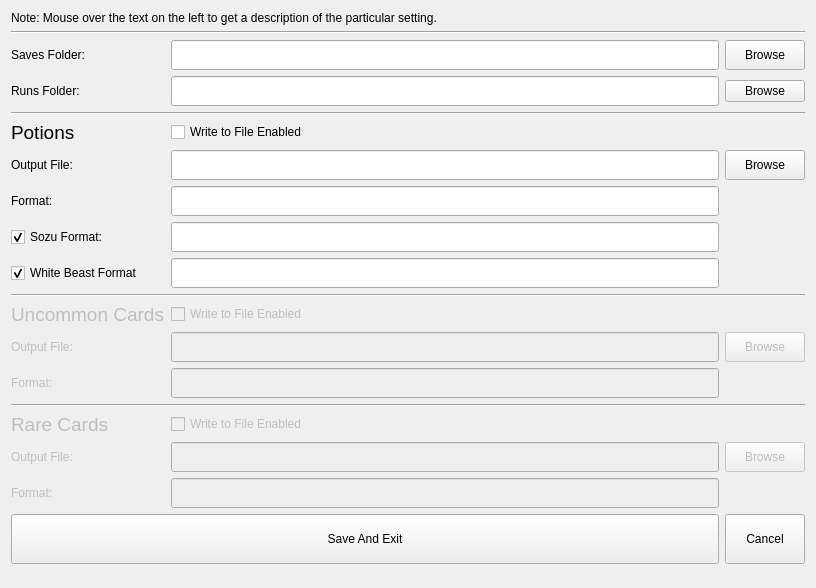
<?xml version="1.0" encoding="UTF-8"?>
<ui version="4.0">
 <class>Options</class>
 <widget class="QWidget" name="Options">
  <property name="windowModality">
   <enum>Qt::ApplicationModal</enum>
  </property>
  <property name="geometry">
   <rect>
    <x>0</x>
    <y>0</y>
    <width>816</width>
    <height>588</height>
   </rect>
  </property>
  <property name="sizePolicy">
   <sizepolicy hsizetype="Preferred" vsizetype="Fixed">
    <horstretch>0</horstretch>
    <verstretch>0</verstretch>
   </sizepolicy>
  </property>
  <property name="focusPolicy">
   <enum>Qt::TabFocus</enum>
  </property>
  <property name="windowTitle">
   <string>Options</string>
  </property>
  <property name="windowIcon">
   <iconset resource="../../resources/resources.qrc">
    <normaloff>:/logo/logo32.png</normaloff>:/logo/logo32.png</iconset>
  </property>
  <layout class="QGridLayout" name="gridLayout">
   <item row="2" column="2">
    <widget class="QPushButton" name="browse_saves">
     <property name="minimumSize">
      <size>
       <width>0</width>
       <height>30</height>
      </size>
     </property>
     <property name="text">
      <string>Browse</string>
     </property>
    </widget>
   </item>
   <item row="13" column="1">
    <widget class="QLineEdit" name="lineEdit_4">
     <property name="enabled">
      <bool>false</bool>
     </property>
     <property name="minimumSize">
      <size>
       <width>0</width>
       <height>30</height>
      </size>
     </property>
    </widget>
   </item>
   <item row="6" column="0">
    <widget class="QLabel" name="label_potion_out">
     <property name="toolTip">
      <string>&lt;html&gt;&lt;head/&gt;&lt;body&gt;&lt;p&gt;The name of the file to write to. Defaults to potions.txt in the current directory (where you ran this .exe from). WARNING: this file will be overwritten / destroyed repeatedly.&lt;/p&gt;&lt;/body&gt;&lt;/html&gt;</string>
     </property>
     <property name="text">
      <string>Output File:</string>
     </property>
    </widget>
   </item>
   <item row="3" column="0">
    <widget class="QLabel" name="label_2">
     <property name="toolTip">
      <string>&lt;html&gt;&lt;head/&gt;&lt;body&gt;&lt;p&gt;Point the program to SlayTheSpire's runs folder for it to track your run history statistics for all games you've played. Note that this data may be incomplete as it depends on what runs are saved in this folder. As of March 22 2020, saves made on different computers/installs will not all be downloaded automatically (they might not be stored in the Steam Cloud).&lt;/p&gt;&lt;p&gt;You should use the browse button to the right to make sure you get a valid path. With a Steam copy on Windows, this should default to something like:&lt;/p&gt;&lt;p&gt;C:/Program Files (x86)/Steam/steamapps/common/SlayTheSpire/runs&lt;/p&gt;&lt;/body&gt;&lt;/html&gt;</string>
     </property>
     <property name="text">
      <string>Runs Folder:</string>
     </property>
    </widget>
   </item>
   <item row="11" column="0" colspan="3">
    <widget class="Line" name="line_2">
     <property name="orientation">
      <enum>Qt::Horizontal</enum>
     </property>
    </widget>
   </item>
   <item row="3" column="1">
    <widget class="QLineEdit" name="edit_runs">
     <property name="minimumSize">
      <size>
       <width>0</width>
       <height>30</height>
      </size>
     </property>
    </widget>
   </item>
   <item row="17" column="0">
    <widget class="QLabel" name="label_9">
     <property name="enabled">
      <bool>false</bool>
     </property>
     <property name="text">
      <string>Output File:</string>
     </property>
    </widget>
   </item>
   <item row="14" column="0">
    <widget class="QLabel" name="label_7">
     <property name="enabled">
      <bool>false</bool>
     </property>
     <property name="text">
      <string>Format:</string>
     </property>
    </widget>
   </item>
   <item row="20" column="2">
    <widget class="QPushButton" name="button_cancel">
     <property name="sizePolicy">
      <sizepolicy hsizetype="Minimum" vsizetype="Fixed">
       <horstretch>0</horstretch>
       <verstretch>0</verstretch>
      </sizepolicy>
     </property>
     <property name="minimumSize">
      <size>
       <width>0</width>
       <height>50</height>
      </size>
     </property>
     <property name="text">
      <string>Cancel</string>
     </property>
    </widget>
   </item>
   <item row="9" column="1">
    <widget class="QLineEdit" name="edit_potion_format_wbs">
     <property name="minimumSize">
      <size>
       <width>0</width>
       <height>30</height>
      </size>
     </property>
    </widget>
   </item>
   <item row="3" column="2">
    <widget class="QPushButton" name="browse_runs">
     <property name="text">
      <string>Browse</string>
     </property>
    </widget>
   </item>
   <item row="18" column="1">
    <widget class="QLineEdit" name="lineEdit_7">
     <property name="enabled">
      <bool>false</bool>
     </property>
     <property name="minimumSize">
      <size>
       <width>0</width>
       <height>30</height>
      </size>
     </property>
    </widget>
   </item>
   <item row="7" column="1">
    <widget class="QLineEdit" name="edit_potion_format">
     <property name="minimumSize">
      <size>
       <width>0</width>
       <height>30</height>
      </size>
     </property>
    </widget>
   </item>
   <item row="13" column="2">
    <widget class="QPushButton" name="browse_uncommon_out">
     <property name="enabled">
      <bool>false</bool>
     </property>
     <property name="minimumSize">
      <size>
       <width>0</width>
       <height>30</height>
      </size>
     </property>
     <property name="text">
      <string>Browse</string>
     </property>
    </widget>
   </item>
   <item row="0" column="0" colspan="3">
    <widget class="QLabel" name="label_4">
     <property name="sizePolicy">
      <sizepolicy hsizetype="Preferred" vsizetype="Fixed">
       <horstretch>0</horstretch>
       <verstretch>0</verstretch>
      </sizepolicy>
     </property>
     <property name="text">
      <string>Note: Mouse over the text on the left to get a description of the particular setting.</string>
     </property>
    </widget>
   </item>
   <item row="4" column="0" colspan="3">
    <widget class="Line" name="line">
     <property name="orientation">
      <enum>Qt::Horizontal</enum>
     </property>
    </widget>
   </item>
   <item row="5" column="1">
    <widget class="QCheckBox" name="check_potion">
     <property name="toolTip">
      <string>&lt;html&gt;&lt;head/&gt;&lt;body&gt;&lt;p&gt;Enable/disable the writing of the potion chance to file. The main UI will continue to update, but no file is written if this setting is unchecked.&lt;/p&gt;&lt;/body&gt;&lt;/html&gt;</string>
     </property>
     <property name="text">
      <string>Write to File Enabled</string>
     </property>
    </widget>
   </item>
   <item row="12" column="1">
    <widget class="QCheckBox" name="checkBox_2">
     <property name="enabled">
      <bool>false</bool>
     </property>
     <property name="text">
      <string>Write to File Enabled</string>
     </property>
    </widget>
   </item>
   <item row="9" column="0">
    <widget class="QCheckBox" name="check_wbs">
     <property name="toolTip">
      <string>&lt;html&gt;&lt;head/&gt;&lt;body&gt;&lt;p&gt;Override the default formatting when the current run has the &amp;quot;White Beast Statue&amp;quot; relic. With this relic, every combat is guaranteed to drop a potion. You may use the '$' character to replace it with the actual number, but it is basically meaningless as every combat reward will have a potion. Note that this override can be disabled by unchecking this box. Also note that in runs with both WBS and Sozu, the Sozu string above will take precedence if enabled. By default, the string here is &amp;quot;100% White Beast Statue&amp;quot;.&lt;/p&gt;&lt;/body&gt;&lt;/html&gt;</string>
     </property>
     <property name="text">
      <string>White Beast Format</string>
     </property>
     <property name="checked">
      <bool>true</bool>
     </property>
    </widget>
   </item>
   <item row="17" column="2">
    <widget class="QPushButton" name="browse_rare_out">
     <property name="enabled">
      <bool>false</bool>
     </property>
     <property name="minimumSize">
      <size>
       <width>0</width>
       <height>30</height>
      </size>
     </property>
     <property name="text">
      <string>Browse</string>
     </property>
    </widget>
   </item>
   <item row="12" column="0">
    <widget class="QLabel" name="label_5">
     <property name="enabled">
      <bool>false</bool>
     </property>
     <property name="font">
      <font>
       <pointsize>14</pointsize>
      </font>
     </property>
     <property name="text">
      <string>Uncommon Cards</string>
     </property>
    </widget>
   </item>
   <item row="7" column="0">
    <widget class="QLabel" name="label_potion_format">
     <property name="toolTip">
      <string>&lt;html&gt;&lt;head/&gt;&lt;body&gt;&lt;p&gt;You can gently format the output to fit your specific needs. The program will place all occurences of the '$' character with the particular integer corresponding to the potion chance. For example, the text:&lt;/p&gt;&lt;p&gt;Potions: $%&lt;/p&gt;&lt;p&gt;will write:&lt;/p&gt;&lt;p&gt;Potions: 40%&lt;/p&gt;&lt;p&gt;into the file specified above.&lt;/p&gt;&lt;/body&gt;&lt;/html&gt;</string>
     </property>
     <property name="text">
      <string>Format:</string>
     </property>
    </widget>
   </item>
   <item row="18" column="0">
    <widget class="QLabel" name="label_10">
     <property name="enabled">
      <bool>false</bool>
     </property>
     <property name="text">
      <string>Format:</string>
     </property>
    </widget>
   </item>
   <item row="8" column="1">
    <widget class="QLineEdit" name="edit_potion_format_sozu">
     <property name="minimumSize">
      <size>
       <width>0</width>
       <height>30</height>
      </size>
     </property>
    </widget>
   </item>
   <item row="20" column="0" colspan="2">
    <widget class="QPushButton" name="button_save">
     <property name="sizePolicy">
      <sizepolicy hsizetype="Minimum" vsizetype="Fixed">
       <horstretch>0</horstretch>
       <verstretch>0</verstretch>
      </sizepolicy>
     </property>
     <property name="minimumSize">
      <size>
       <width>0</width>
       <height>50</height>
      </size>
     </property>
     <property name="text">
      <string>Save And Exit</string>
     </property>
    </widget>
   </item>
   <item row="16" column="1">
    <widget class="QCheckBox" name="checkBox_3">
     <property name="enabled">
      <bool>false</bool>
     </property>
     <property name="text">
      <string>Write to File Enabled</string>
     </property>
    </widget>
   </item>
   <item row="5" column="0">
    <widget class="QLabel" name="label_3">
     <property name="font">
      <font>
       <pointsize>14</pointsize>
      </font>
     </property>
     <property name="toolTip">
      <string>&lt;html&gt;&lt;head/&gt;&lt;body&gt;&lt;p&gt;This is an optional feature intended mainly for OBS integration. It will write the format string in the forms below to a text file so that you can import a &amp;quot;Text Source&amp;quot; in OBS to display the value on stream. Note that the format string below allows streamers to customize their desired output.&lt;/p&gt;&lt;/body&gt;&lt;/html&gt;</string>
     </property>
     <property name="text">
      <string>Potions</string>
     </property>
    </widget>
   </item>
   <item row="17" column="1">
    <widget class="QLineEdit" name="lineEdit_6">
     <property name="enabled">
      <bool>false</bool>
     </property>
     <property name="minimumSize">
      <size>
       <width>0</width>
       <height>30</height>
      </size>
     </property>
    </widget>
   </item>
   <item row="16" column="0">
    <widget class="QLabel" name="label_8">
     <property name="enabled">
      <bool>false</bool>
     </property>
     <property name="font">
      <font>
       <pointsize>14</pointsize>
      </font>
     </property>
     <property name="text">
      <string>Rare Cards</string>
     </property>
    </widget>
   </item>
   <item row="13" column="0">
    <widget class="QLabel" name="label_6">
     <property name="enabled">
      <bool>false</bool>
     </property>
     <property name="text">
      <string>Output File:</string>
     </property>
    </widget>
   </item>
   <item row="8" column="0">
    <widget class="QCheckBox" name="check_sozu">
     <property name="toolTip">
      <string>&lt;html&gt;&lt;head/&gt;&lt;body&gt;&lt;p&gt;Override the above formatting when the current run has Sozu. Like before, the '$' character is replaced with the potion chance (which remains an integer percentage that changes between floors). There will still be potion drops (the chances for each floor remain the same and you'll still see potions appear), but you may choose to have custom text instead since you cannot actually pick the potions up.&lt;/p&gt;&lt;p&gt;By default, the string is &amp;quot;0% Sozu&amp;quot; which indicates that even though there may be potion drops, you cannot pick any of them up. You can disable custom messages for having the Sozu relic by unchecking this box (it will revert to the original format). Note that this format string overrides the White Beast Statue string (as white beast statue puts the chance to 100% but you can't pick up potions).&lt;/p&gt;&lt;/body&gt;&lt;/html&gt;</string>
     </property>
     <property name="text">
      <string>Sozu Format:</string>
     </property>
     <property name="checked">
      <bool>true</bool>
     </property>
    </widget>
   </item>
   <item row="2" column="0">
    <layout class="QGridLayout" name="gridLayout_2">
     <item row="0" column="0">
      <widget class="QLabel" name="label">
       <property name="toolTip">
        <string>&lt;html&gt;&lt;head/&gt;&lt;body&gt;&lt;p&gt;Point the program to SlayTheSpire's saves folder for it to track your current autosave. You should use the browse button to the right to make sure you get a valid path. With a Steam copy on Windows, this should default to something like:&lt;/p&gt;&lt;p&gt;C:/Program Files (x86)/Steam/steamapps/common/SlayTheSpire/saves&lt;/p&gt;&lt;/body&gt;&lt;/html&gt;</string>
       </property>
       <property name="text">
        <string>Saves Folder:</string>
       </property>
      </widget>
     </item>
    </layout>
   </item>
   <item row="14" column="1">
    <widget class="QLineEdit" name="lineEdit_5">
     <property name="enabled">
      <bool>false</bool>
     </property>
     <property name="minimumSize">
      <size>
       <width>0</width>
       <height>30</height>
      </size>
     </property>
    </widget>
   </item>
   <item row="6" column="2">
    <widget class="QPushButton" name="browse_potion_out">
     <property name="minimumSize">
      <size>
       <width>0</width>
       <height>30</height>
      </size>
     </property>
     <property name="text">
      <string>Browse</string>
     </property>
    </widget>
   </item>
   <item row="6" column="1">
    <widget class="QLineEdit" name="edit_potion_out">
     <property name="minimumSize">
      <size>
       <width>0</width>
       <height>30</height>
      </size>
     </property>
    </widget>
   </item>
   <item row="15" column="0" colspan="3">
    <widget class="Line" name="line_3">
     <property name="orientation">
      <enum>Qt::Horizontal</enum>
     </property>
    </widget>
   </item>
   <item row="2" column="1">
    <widget class="QLineEdit" name="edit_saves">
     <property name="minimumSize">
      <size>
       <width>0</width>
       <height>30</height>
      </size>
     </property>
    </widget>
   </item>
   <item row="1" column="0" colspan="3">
    <widget class="Line" name="line_4">
     <property name="orientation">
      <enum>Qt::Horizontal</enum>
     </property>
    </widget>
   </item>
  </layout>
 </widget>
 <tabstops>
  <tabstop>edit_saves</tabstop>
  <tabstop>browse_saves</tabstop>
  <tabstop>check_potion</tabstop>
  <tabstop>edit_potion_out</tabstop>
  <tabstop>browse_potion_out</tabstop>
  <tabstop>edit_potion_format</tabstop>
  <tabstop>checkBox_2</tabstop>
  <tabstop>lineEdit_4</tabstop>
  <tabstop>browse_uncommon_out</tabstop>
  <tabstop>lineEdit_5</tabstop>
  <tabstop>checkBox_3</tabstop>
  <tabstop>lineEdit_6</tabstop>
  <tabstop>browse_rare_out</tabstop>
  <tabstop>lineEdit_7</tabstop>
  <tabstop>button_save</tabstop>
  <tabstop>button_cancel</tabstop>
 </tabstops>
 <resources>
  <include location="../../resources/resources.qrc"/>
 </resources>
 <connections>
  <connection>
   <sender>browse_saves</sender>
   <signal>clicked()</signal>
   <receiver>Options</receiver>
   <slot>browseSaves()</slot>
   <hints>
    <hint type="sourcelabel">
     <x>595</x>
     <y>26</y>
    </hint>
    <hint type="destinationlabel">
     <x>322</x>
     <y>240</y>
    </hint>
   </hints>
  </connection>
  <connection>
   <sender>button_save</sender>
   <signal>clicked()</signal>
   <receiver>Options</receiver>
   <slot>saveAndExit()</slot>
   <hints>
    <hint type="sourcelabel">
     <x>364</x>
     <y>402</y>
    </hint>
    <hint type="destinationlabel">
     <x>407</x>
     <y>218</y>
    </hint>
   </hints>
  </connection>
  <connection>
   <sender>button_cancel</sender>
   <signal>clicked()</signal>
   <receiver>Options</receiver>
   <slot>close()</slot>
   <hints>
    <hint type="sourcelabel">
     <x>766</x>
     <y>402</y>
    </hint>
    <hint type="destinationlabel">
     <x>407</x>
     <y>218</y>
    </hint>
   </hints>
  </connection>
  <connection>
   <sender>check_potion</sender>
   <signal>clicked()</signal>
   <receiver>Options</receiver>
   <slot>onPotionToggle()</slot>
   <hints>
    <hint type="sourcelabel">
     <x>443</x>
     <y>65</y>
    </hint>
    <hint type="destinationlabel">
     <x>407</x>
     <y>218</y>
    </hint>
   </hints>
  </connection>
  <connection>
   <sender>browse_potion_out</sender>
   <signal>clicked()</signal>
   <receiver>Options</receiver>
   <slot>browsePotionFile()</slot>
   <hints>
    <hint type="sourcelabel">
     <x>766</x>
     <y>98</y>
    </hint>
    <hint type="destinationlabel">
     <x>407</x>
     <y>218</y>
    </hint>
   </hints>
  </connection>
  <connection>
   <sender>browse_runs</sender>
   <signal>clicked()</signal>
   <receiver>Options</receiver>
   <slot>browseRuns()</slot>
   <hints>
    <hint type="sourcelabel">
     <x>766</x>
     <y>59</y>
    </hint>
    <hint type="destinationlabel">
     <x>407</x>
     <y>236</y>
    </hint>
   </hints>
  </connection>
  <connection>
   <sender>check_sozu</sender>
   <signal>clicked()</signal>
   <receiver>Options</receiver>
   <slot>onSozuToggle()</slot>
   <hints>
    <hint type="sourcelabel">
     <x>84</x>
     <y>220</y>
    </hint>
    <hint type="destinationlabel">
     <x>407</x>
     <y>291</y>
    </hint>
   </hints>
  </connection>
  <connection>
   <sender>check_wbs</sender>
   <signal>clicked()</signal>
   <receiver>Options</receiver>
   <slot>onWbsToggle()</slot>
   <hints>
    <hint type="sourcelabel">
     <x>84</x>
     <y>258</y>
    </hint>
    <hint type="destinationlabel">
     <x>407</x>
     <y>291</y>
    </hint>
   </hints>
  </connection>
 </connections>
 <slots>
  <slot>browseSaves()</slot>
  <slot>saveAndExit()</slot>
  <slot>onPotionToggle()</slot>
  <slot>browsePotionFile()</slot>
  <slot>browseRuns()</slot>
  <slot>onSozuToggle()</slot>
  <slot>onWbsToggle()</slot>
 </slots>
</ui>
